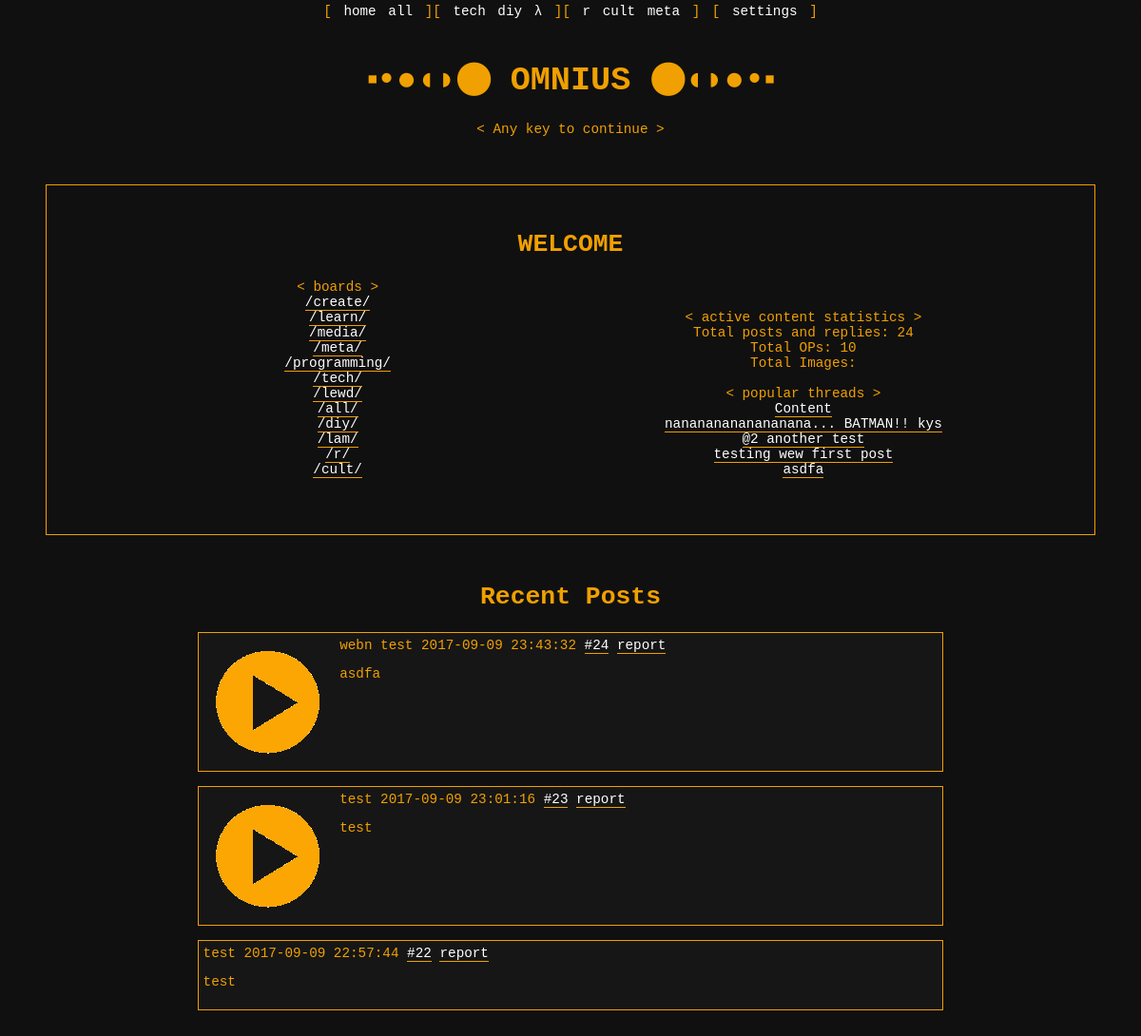
The page / on the database its author committed.
### models.py (models this page shows)
class Boards(db.Model):
    __tablename__ = 'boards'
    name        = db.Column(db.String, primary_key = True)
    long_name   = db.Column(db.String)
    description = db.Column(db.String)
    hidden      = db.Column(db.Boolean)

class Posts(db.Model):
    __tablename__ = 'posts'
    id        = db.Column(db.Integer, primary_key = True)
    op_id     = db.Column(db.Integer)
    board     = db.Column(db.String)
    name      = db.Column(db.String)
    subject   = db.Column(db.String)
    email     = db.Column(db.String)
    date      = db.Column(db.String)
    fname     = db.Column(db.String)
    text      = db.Column(db.Text)
    last_bump = db.Column(db.DateTime)
    deleted   = db.Column(db.Boolean)

### app.py (the view)
@app.route('/')
def show_frontpage():
    css = getcss()
    total_posts = sql_get_one(db.engine.execute("SELECT COUNT(*) FROM " + Posts.__tablename__ + " WHERE NOT deleted"))
    total_ops = sql_get_one(db.engine.execute("SELECT COUNT(*) FROM " + Posts.__tablename__ + " WHERE op_id = 0 AND NOT deleted"))
    images = sql_get_one(db.engine.execute("SELECT COUNT(*) FROM " + Posts.__tablename__ + " WHERE fname IS NOT NULL AND fname != '' AND NOT deleted"))
    boards = db.engine.execute("SELECT name, long_name FROM " + Boards.__tablename__)
    recent_posts = Posts.query.order_by(Posts.date.desc()).limit(3).all()
    popular_threads = get_popular_threads()
    tn_all(recent_posts)
    truncate = lambda x: x[:100] + "..." if len(x) > 100 else x
    return render_template('home.html', css=css, total_posts = total_posts, total_ops = total_ops, images = images, boards = boards, recent_posts = recent_posts, render_template = render_template, json = json, popular_threads = popular_threads, truncate = truncate, re = re)

### util.py (called while the page is built)
def getcss():
    if session.get('css') is not None:
		css = session['css']
		print css
    else:
        css = "style.css"
    return css

def sql_get_one(x):
    for r in x: return r[0]

def get_popular_threads():
    results = db.engine.execute("SELECT CASE WHEN op_id = 0 THEN id ELSE op_id END AS normalized_id, COUNT(*) AS count FROM " + Posts.__tablename__ + " WHERE date > (DATETIME('now') - 604800) AND NOT deleted GROUP BY normalized_id ORDER BY count DESC LIMIT 5")
    l = [x[0] for x in results]
    return [Posts.query.filter_by(id = x).first() for x in l]

def thumbnail(fname):
    if fname is None: return None
    ext = fname.split(".")[-1]
    if ext == "webm": return "/static/video.png"
    if ext == "pdf": return "/static/doc.png"
    return "/static/thumbs/" + fname

def tn_all(l):
    for x in l:
	x.thumbnail = thumbnail(x.fname)

### templates/home.html (shortened to what this page needs)
{% extends "layout.html" %}
{% block body %}
    <h1>⬝•●◖◗⬤ OMNIUS ⬤◖◗●•⬝</h1>
    &lt; Any key to continue &gt;
    <div class="content_block">
	<h2> WELCOME </h2>
	<div class="left_box">
	    &lt; boards &gt;<br />
	    {% for x in boards %}
	    <a href="{{ x[0] }}">/{{ x[0] }}/</a><br />
	    {% endfor %}
	</div>
	<div class="right_box">
	    &lt; active content statistics &gt;<br />
	    Total posts and replies: {{ total_posts }}<br />
	    Total OPs: {{ total_ops }}<br />
	    Total Images: {{ total_images }}<br />
	    <br />
	    &lt; popular threads &gt;<br />
	    {% for entry in popular_threads %}
		<a href="/{{ entry.board }}/{{ entry.id }}">{{truncate(re.sub("<[^<]+?>", "",entry.text | markdown))}}</a><br />
	    {% endfor %}
	</div>
    </div>
    <h2> Recent Posts </h2>
    <div id="r_posts">
    {% for entry in recent_posts %}
    <div class="posts">
	    {% include("thread_partial.html") %}
    {% endfor %}
    </div>
</body>
{% endblock %}

### templates/thread_partial.html (shortened to what this page needs)
   {% if entry.fname %}
    <a href="#img{{ entry.id }}" style="border: none;"> <img class=thumb src={{ entry.thumbnail }}></a>
    {% endif %}
    <div class='post_body' id='{{ entry.id }}'>
	<div class='byline'>
		<span>
			{% if entry.email %}
			<a href="mailto:{{ entry.email }}">{{ entry.name }}</a>
			{% else %}
			{{ entry.name }}
			{% endif %}
		</span>
		<span>{{ entry.date }}</span>
		<span class="fake_a" onclick="cite({{ entry.id }}, {{ entry.op_id }}, {{ json.dumps(entry.board) }})">#{{ entry.id }}</span>
        <a href="{{ url_for('report') }}?id={{entry.id}}&board={{board}}&thread={{entry.op_id}}">report</a>
	</div>
	{{ entry.text|markdown }}
</div>
</div>

### static/style.css (style rules this page uses)
h1, h2 { font-family: "Unscii", monospace; }
a, .fake_a { color: white; text-decoration: none; border-bottom: 1px solid #f0a000; transition: color 0.3s; cursor: pointer; }
.index_block, .content_block { border: 1px solid #f0a000; }
.content_block { padding: 60px; padding-top: 25px; margin: 50px 0; }
.left_box { width: 49%; display: inline-block; }
.right_box { width: 49%; display: inline-block; }
#r_posts .posts { background-color: #161616; margin: 15px auto; width: 70%; border: 1px solid #f0a000; padding: 5px; }
.posts { text-align:left; padding-left: 35%; }
.thumb, .post_body { display: inline-block; vertical-align: top; text-align: left; }
.thread, .post_body p { line-height: 120%; }

### rows shown on the page
Boards: name "create"
Boards: name "learn"
Boards: name "media"
Boards: name "meta"
Boards: name "programming"
Boards: name "tech"
Boards: name "lewd"
Boards: name "all"
Boards: name "diy"
Boards: name "lam"
Boards: name "cult"
Posts: text "Content"
Posts: text "nanananananananana... BATMAN!! kys"
Posts: text "@2 another test"
Posts: text "testing wew first post"
Posts: text "asdfa", name "webn test", date "2017-09-09 23:43:32", id "24"
Posts: name "test", date "2017-09-09 23:01:16", id "23", text "test"
Posts: name "test", date "2017-09-09 22:57:44", id "22", text "test"

### other values the page prints
{{ x[0] }} "r"
{{ total_posts }} "24"
{{ total_ops }} "10"
